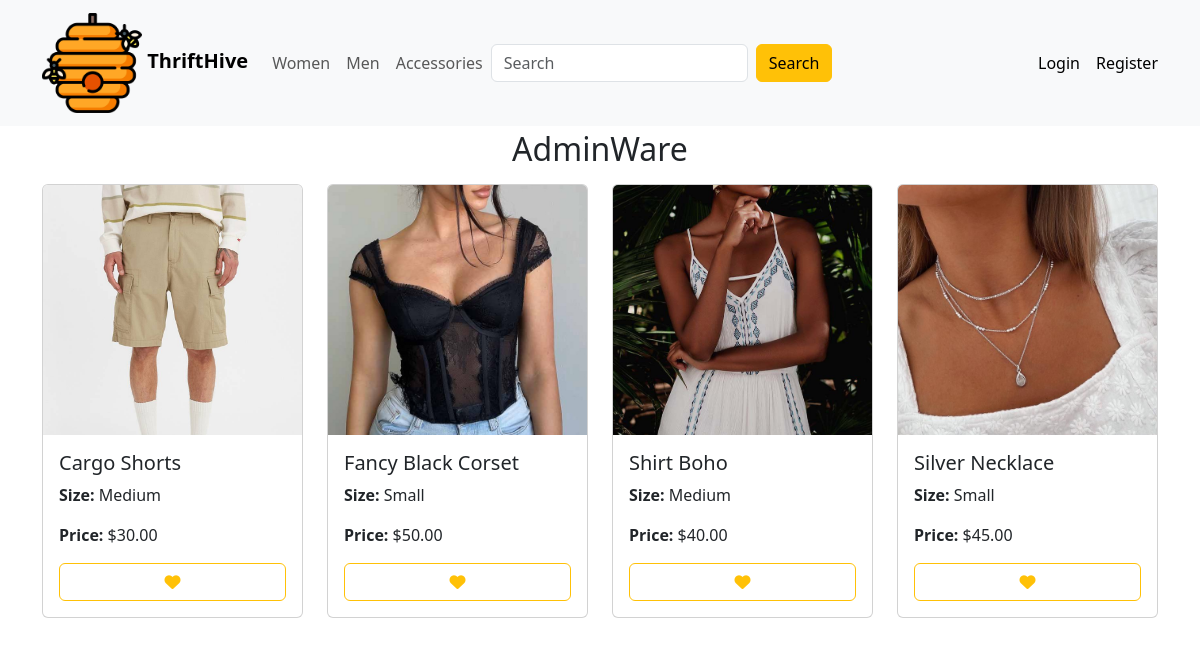
The app's page /store/admin/ with its own data.
### store/models.py (models this page shows, shortened)
class Store(models.Model):
    name = models.CharField(max_length=50)
    owner = models.OneToOneField(User, on_delete=models.CASCADE)
    items = models.ManyToManyField(Item)

class Item(models.Model):
    SIZES = [
        ('small', 'Small'),
        ('medium', 'Medium'),
        ('large', 'Large'),
    ]
    CATEGORIES = [
        ('women', 'Women'),
        ('men', 'Men'),
        ('accessories', 'Accessories'),
    ]
    STATUS = [
        ('available', 'Available'),
        ('sold', 'Sold'),
        ('in_cart', 'In Cart'),
    ]
    name = models.CharField(max_length=50)
    image = models.ImageField(upload_to="imgs/", blank=False, null=False)
    category = models.CharField(max_length=20, choices=CATEGORIES)
    size = models.CharField(max_length=10, choices=SIZES)
    price = models.DecimalField(max_digits=10, decimal_places=2, blank=False, null=False)
    description = models.TextField(blank=True, null=True)
    status = models.CharField(max_length=10, choices=STATUS, default='available')

### store/views.py (the view)
# urls.py: path('store/<str:username>/', store_view, name='store_view'),
def store_view(request, username):
    user = User.objects.get(username=username)
    cart = None
    if request.user.is_authenticated:
        cart, cart_created = Cart.objects.get_or_create(user=request.user)
    try:
        store = Store.objects.get(owner=user)
        items = store.items.all()
    except:
        store = False
        items = False
    return render(request, 'store_view.html', {'store': store,'items': items,'cart': cart})

### store/templates/store_view.html (shortened to what this page needs)
{% extends 'index.html' %}
{% block content %}
{% if store == False %}
<div class="container mt-1 text-center">
    <h1>Create Your Store</h1>
    <a class="btn btn-warning" href="{% url 'create_store' %}">Create Store</a>
</div>
{% else %}
<div class="container mt-1">
    {% if user == store.owner %}
        <a class="btn btn-warning mt-2" href="{% url 'create_item' %}">Add New Item</a>
        <hr>
    <h2 class="text-center">Your Store ({{ store.name }})</h2>
    {% else %}
    <h2 class="text-center">{{ store.name }}</h2>
    {% endif %}
    <div class="row mt-3">
        {% for item in items %}
        {% if item.status == 'available' or item.status == 'in_cart' and cart.user == user %}
        <div class="col-md-3 mb-3">
            <div class="card">
                <a href="{% url 'item_view' id=item.id %}" class="text-reset text-decoration-none">
                <img class="card-img-top" src="{{ item.image.url }}" alt="{{ item.name }}">
                <div class="card-body">
                    <h5 class="card-title">{{ item.name }}</h5>
                    </a>
                    <p class="card-size"><strong>Size:</strong> {{ item.get_size_display }}</p>
                    <p class="card-price"><strong>Price:</strong> ${{ item.price }}</p>
                    {% if user != store.owner %}
                        <form action="{% url 'add_to_cart' item.id %}" method="POST">
                            {% if item.status == 'available' %}
                                <button type="submit" class="btn btn-outline-warning w-100"><i class="fa-solid fa-heart"></i></button>
                            {% elif item.status == 'in_cart' %}
                                <button type="submit" class="btn btn-warning w-100"><i class="fa-solid fa-heart"></i></button>
                            {% endif %}
                        </form>
                    {% else %}
                        <form action="{% url 'delete_item' item.id %}" method="POST" onsubmit="return confirm('Are you sure you want to delete this item?');">
                            {% csrf_token %}
                            <button type="submit" class="btn btn-outline-danger w-100"><i class="fa-solid fa-trash"></i></button>
                        </form>
                    {% endif %}
                </div>
            </div>
        </div>
        {% endif %}
        {% endfor %}
{% endif %}
{% endblock %}

### store/templates/index.html (shortened to what this page needs)
<!DOCTYPE html>
<html lang="en">
<head>
    {% load static %}
    <link href="https://cdn.jsdelivr.net/npm/bootstrap@5.3.1/dist/css/bootstrap.min.css" rel="stylesheet">
    <link rel="stylesheet" href="https://cdnjs.cloudflare.com/ajax/libs/font-awesome/6.4.2/css/all.min.css">
    <link href="{% static 'style.css' %}" rel="stylesheet">
</head>
<body>
    <nav class="navbar navbar-expand-lg bg-body-tertiary">
      <div class="container">
        <a class="navbar-brand" href="{% url 'home' %}">
          <img src="{% static 'beee.png' %}" alt="Logo" width="100" height="100" class="d-inline-block align-text-center">
          <b>ThriftHive</b>
        </a>
        <div class="collapse navbar-collapse" id="navbarText">
          <ul class="navbar-nav mb-2 mb-lg-0">
            <li class="nav-item">
              <a class="nav-link" href="{% url 'category_home' category='women' %}">Women</a>
            </li>
            <li class="nav-item">
              <a class="nav-link" href="{% url 'category_home' category='men' %}">Men</a>
            </li>
            <li class="nav-item">
              <a class="nav-link" href="{% url 'category_home' category='accessories' %}">Accessories</a>
            </li>
          </ul>
          <form class="d-flex me-auto" role="search" action="{% url 'home' %}">
            <input class="form-control me-2" type="search" placeholder="Search" aria-label="Search" name="search">
            <button class="btn btn-warning" type="">Search</button>
          </form>
          <span class="navbar-text">
            {% if user.is_authenticated %}
            <ul class="navbar-nav mb-2 mb-lg-0">
              <li class="nav-item">
                <a class="nav-link fa-solid fa-cart-shopping text-black fs-4" href="{% url 'cart' %}"></a>
              </li>
              <li class="nav-item">
                <a class="nav-link fw-bold" href="{% url 'store_view' username=request.user %}">My Store</a>
              </li>
              <li class="nav-item">
                <a class="nav-link pe-0" href="{% url 'logout' %}">Logout</a>
              </li>
            </ul>
            {% else %}
            <ul class="navbar-nav mb-2 mb-lg-0">
              <li class="nav-item">
                <a class="nav-link" href="{% url 'login' %}">Login</a>
              </li>
              <li class="nav-item">
                <a class="nav-link pe-0" href="{% url 'register' %}">Register</a>
              </li>
            </ul>
            {% endif %}
          </span>
        </div>
      </div>
    </nav>
    {% block content %}
    {% endblock %}
</body>
</html>

### store/static/style.css (style rules this page uses)
.card-img-top { object-fit: cover; object-position: center top; height: 250px; }
.card { transition: background-color 0.3s ease-in-out; }

### records on screen
Store: name "AdminWare"
Item: image (picture), name "Cargo Shorts", size "Medium", price "30.00", status "available" (drawn)
Item: image (picture), name "Fancy Black Corset", size "Small", price "50.00", status "available" (drawn)
Item: image (picture), name "Shirt Boho", size "Medium", price "40.00", status "available" (drawn)
Item: image (picture), name "Silver Necklace", size "Small", price "45.00", status "available" (drawn)
